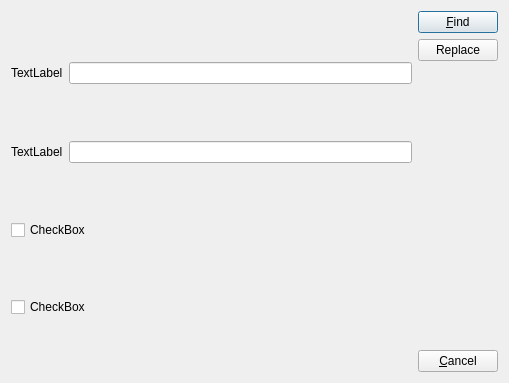
<?xml version="1.0" encoding="UTF-8"?>
<ui version="4.0">
 <class>Dialog</class>
 <widget class="QDialog" name="Dialog">
  <property name="geometry">
   <rect>
    <x>0</x>
    <y>0</y>
    <width>509</width>
    <height>383</height>
   </rect>
  </property>
  <property name="windowTitle">
   <string>Find and replace</string>
  </property>
  <layout class="QHBoxLayout" name="horizontalLayout">
   <item>
    <layout class="QGridLayout" name="gridLayout">
     <item row="2" column="0" colspan="2">
      <widget class="QCheckBox" name="checkBox">
       <property name="text">
        <string>CheckBox</string>
       </property>
      </widget>
     </item>
     <item row="1" column="1">
      <widget class="QLineEdit" name="lineEdit_2"/>
     </item>
     <item row="3" column="0" colspan="2">
      <widget class="QCheckBox" name="checkBox_2">
       <property name="text">
        <string>CheckBox</string>
       </property>
      </widget>
     </item>
     <item row="0" column="1">
      <widget class="QLineEdit" name="lineEdit"/>
     </item>
     <item row="1" column="0">
      <widget class="QLabel" name="label_2">
       <property name="text">
        <string>TextLabel</string>
       </property>
      </widget>
     </item>
     <item row="0" column="0">
      <widget class="QLabel" name="label">
       <property name="text">
        <string>TextLabel</string>
       </property>
       <property name="buddy">
        <cstring>lineEdit</cstring>
       </property>
      </widget>
     </item>
    </layout>
   </item>
   <item>
    <layout class="QVBoxLayout" name="verticalLayout">
     <item>
      <widget class="QPushButton" name="pushButton">
       <property name="text">
        <string>&amp;Find</string>
       </property>
      </widget>
     </item>
     <item>
      <widget class="QPushButton" name="pushButton_2">
       <property name="text">
        <string>Replace</string>
       </property>
      </widget>
     </item>
     <item>
      <spacer name="verticalSpacer">
       <property name="orientation">
        <enum>Qt::Vertical</enum>
       </property>
       <property name="sizeHint" stdset="0">
        <size>
         <width>20</width>
         <height>40</height>
        </size>
       </property>
      </spacer>
     </item>
     <item>
      <widget class="QPushButton" name="pushButton_3">
       <property name="text">
        <string>&amp;Cancel</string>
       </property>
      </widget>
     </item>
    </layout>
   </item>
  </layout>
 </widget>
 <tabstops>
  <tabstop>lineEdit</tabstop>
  <tabstop>lineEdit_2</tabstop>
  <tabstop>checkBox</tabstop>
  <tabstop>checkBox_2</tabstop>
  <tabstop>pushButton</tabstop>
  <tabstop>pushButton_2</tabstop>
  <tabstop>pushButton_3</tabstop>
 </tabstops>
 <resources/>
 <connections>
  <connection>
   <sender>pushButton_3</sender>
   <signal>clicked()</signal>
   <receiver>Dialog</receiver>
   <slot>reject()</slot>
   <hints>
    <hint type="sourcelabel">
     <x>440</x>
     <y>350</y>
    </hint>
    <hint type="destinationlabel">
     <x>459</x>
     <y>248</y>
    </hint>
   </hints>
  </connection>
 </connections>
</ui>
